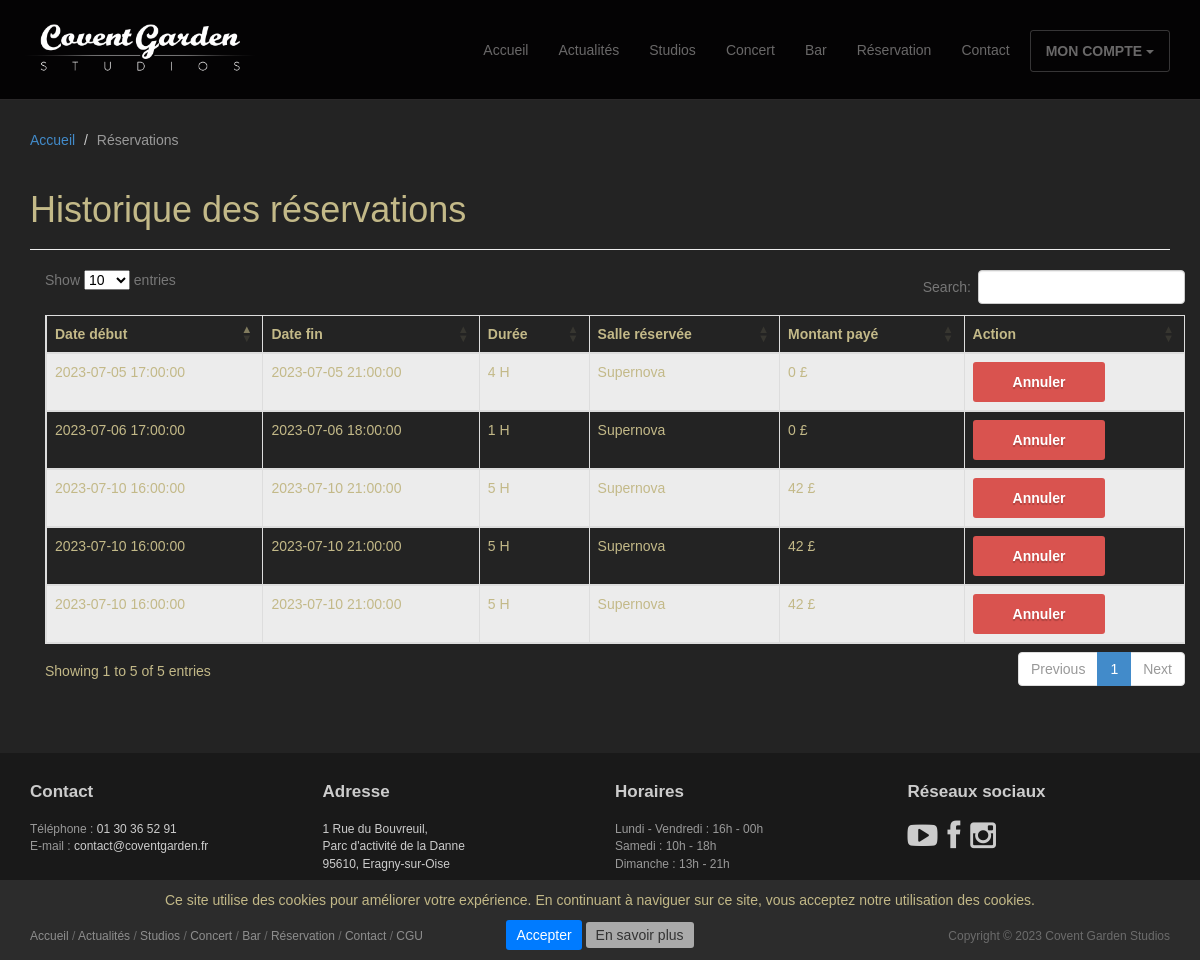
/compte/mes_reservations/ (signed in), run on the app's committed database.
### studios/models.py (models this page shows, shortened)
class Reservation(models.Model):
    class Status(models.TextChoices):
        RESERVED = 'Reserver'
        INPROGRESS = 'En cours'
    description = models.fields.CharField(max_length=1000)
    duration = models.fields.IntegerField(validators=[MinValueValidator(0)])
    date_start = models.DateTimeField(null=False)
    date_end = models.DateTimeField(null=False)
    price = models.fields.IntegerField(validators=[MinValueValidator(1)])
    status = models.fields.CharField(choices=Status.choices, max_length=20)
    salle = models.ForeignKey(Salle, on_delete=models.CASCADE, null=True)
    user = models.ForeignKey(CustomUser, on_delete=models.CASCADE, null=True)
    is_active = models.BooleanField(default=True)

class Salle(models.Model):
    name = models.fields.CharField(max_length=100)
    description = models.fields.CharField(max_length=1000)

### studios/views.py (the view)
# urls.py: path('compte/mes_reservations/', views.BookingsDetailView.as_view(), name='bookings_detail'),
class BookingsDetailView(LoginRequiredMixin, View):
    redirect_field_name = ''
    template_name = "bookings/bookings_detail.html"
    context = {
        "title": "Historique des réservations",
        "breadcrumb": [
            {"view": "home", "name": "Accueil"},
            {"view": None, "name": "Réservations"}]
    }
    def get(self, request):
        self.context["my_groups"] = request.user.my_groups.all()
        reservations = Reservation.objects.filter(user_id=request.user.id)
        self.context["reservations"] = reservations
        return render(request, self.template_name, self.context)

### studios/templates/bookings/bookings_detail.html (shortened to what this page needs)
{% extends 'base/base.html' %}
{% load static %}
{% block header %}
<header id="head" class="secondary"></header>
{% endblock %}
{% block page_header %}
<header class="page-header">
	<h1 class="page-title">{{title}}</h1>
</header>
{% endblock %}
{% block content %}
<div class="container">
	<table id="myTable" class="table table-striped table-bordered dt-responsive nowrap" style="width:100%">
		<thead>
			<tr>
				<th>Date début</th>
				<th>Date fin</th>
				<th>Durée</th>
				<th>Salle réservée</th>
				<th>Montant payé</th>
				<th>Action</th>
			</tr>
		</thead>
		<tbody>
			{% for reservation in reservations %}
				<tr>
					<td>{{ reservation.date_start|date:"Y-m-d H:i:s" }}</td>
					<td>{{ reservation.date_end|date:"Y-m-d H:i:s" }}</td>
					<td>{{ reservation.duration }} H</td>
					<td>{{ reservation.salle.name }}</td>
					<td>{{ reservation.price }} £</td>
					<td>
						<a href="{% url 'set_reservation' reservation.id %}" class="{% if reservation.is_active %}btn btn-danger{% else %}btn btn-success{% endif %}">
							{% if reservation.is_active %} Annuler {% else %} Activer {% endif %}
						</a>
					</td>
				</tr>
			{% endfor %}
		</tbody>
	</table>
</div>
{% endblock %}
{% block style %}
<link rel="stylesheet" type="text/css" href="https://cdn.datatables.net/1.10.25/css/dataTables.bootstrap5.min.css">
<link rel="stylesheet" type="text/css" href="https://cdn.datatables.net/responsive/2.2.9/css/responsive.bootstrap5.min.css">
<link rel="stylesheet" type="text/css" href="https://cdn.datatables.net/1.10.25/css/dataTables.bootstrap5.min.css">
<link rel="stylesheet" type="text/css" href="https://cdn.datatables.net/buttons/1.7.1/css/buttons.bootstrap5.min.css">
{% endblock %}

### studios/templates/base/base.html (shortened to what this page needs)
{% load static %}
<!DOCTYPE html>
<html lang="en">
<head>
    <link rel="stylesheet" href="{% static 'studios/css/familyOpenSans.css' %}" media="screen"/>
    <link rel="stylesheet" href="{% static 'studios/css/bootstrap.min.css' %}"/>
    <link rel="stylesheet" href="{% static 'studios/css/font-awesome.min.css' %}"/>
	<link rel="stylesheet" href="{% static 'studios/css/bootstrap-theme.css' %}" media="screen"/>
	<link rel="stylesheet" href="{% static 'studios/css/main.css' %}"/>
	{% block style %}{% endblock %}
</head>
<body class="home">
	<div class="navbar navbar-inverse navbar-fixed-top headroom" >
		<div class="container">
			<div class="navbar-header">
				<a class="navbar-brand" href="{% url 'home' %}"><img id="navbar-logo" src="{% static 'studios/images/logo.png' %}"></a>
			</div>
			<div class="navbar-collapse collapse">
				<ul class="nav navbar-nav pull-right">
					<li><a href="{% url 'home' %}">Accueil</a></li>
					<li><a href="{% url 'news' %}">Actualités</a></li>
					<li><a href="{% url 'studios' %}">Studios</a></li>
					<li><a href="{% url 'concert' %}">Concert</a></li>
					<li><a href="{% url 'bar' %}">Bar</a></li>
					<li><a href="{% url 'booking' %}">Réservation</a></li>
					<li><a href="{% url 'contact' %}">Contact</a></li>
					{% if user.is_authenticated %}
						<li class="dropdown">
							<a class="btn" href="#" class="dropdown-toggle" data-toggle="dropdown">MON COMPTE <b class="caret"></b></a>
						</li>
					{% else %}
						<li><a class="btn" href="{% url 'account_sign_in_form' %}">CONNEXION / INSCRIPTION</a></li>
					{% endif %}
				</ul>
			</div>
		</div>
	</div>
	{% block header %}{% endblock %}
	<div class="container">
		{% include 'base/base_breadcrumb.html' %}
		<div class="row">
			<article class="col-xs-20 maincontent">
				<div class="container">
					{% block page_header %}{% endblock %}
					{% block content %}{% endblock %}
				</div>
			</article>
		</div>
	</div>
	<footer id="footer" class="top-space">
		<div id="cookieConsentBanner" class="hidden">
			<div id="cookieConsentContent text-center">
			  <p>Ce site utilise des cookies pour améliorer votre expérience. En continuant à naviguer sur ce site, vous acceptez notre utilisation des cookies.</p>
			</div>
			<div id="cookieConsentButtons">
			  <button id="acceptCookiesButton">Accepter</button>
			  <a href="{% url 'eula' %}" id="learnMoreButton">En savoir plus</a>
			</div>
		</div>
		<div class="footer1">
			<div class="container">
				<div class="row">
					<div class="col-md-3 widget">
						<h3 class="widget-title">Contact</h3>
						<div class="widget-body">
							<p>
								Téléphone : <a href="tel:0130365291">01 30 36 52 91</a><br>
								E-mail : <a href="mailto:contact@coventgarden.fr">contact@coventgarden.fr</a>
							</p>
						</div>
					</div>
					<div class="col-md-3 widget">
						<h3 class="widget-title">Adresse</h3>
						<div class="widget-body">
							<p>
 								<a href="https://goo.gl/maps/xwy7vnXwuFTFXfJA8" target="_blank">
 									1 Rue du Bouvreuil,<br>
 									Parc d'activité de la Danne<br>
 									95610, Eragny-sur-Oise
 								</a>
							</p>
						</div>
					</div>
					<div class="col-md-3 widget">
						<h3 class="widget-title">Horaires</h3>
						<div class="widget-body">
							<p>
								Lundi - Vendredi : 16h - 00h<br>
								Samedi : 10h - 18h<br>
								Dimanche : 13h - 21h<br>
							</p>
						</div>
					</div>
					<div class="col-md-3 widget">
						<h3 class="widget-title">Réseaux sociaux</h3>
						<div class="widget-body">
							<p class="follow-me-icons">
								<a target="_blank" href="https://www.youtube.com/user/CoventGardenStudio"><i class="fa fa-youtube-play fa-2"></i></a>
								<a target="_blank" href="https://www.facebook.com/CGS95"><i class="fa fa-facebook fa-2"></i></a>
								<a target="_blank" href="https://www.instagram.com/coventgardenstudios/"><i class="fa fa-instagram fa-2"></i></a>
							</p>
						</div>
					</div>
				</div>
			</div>
		</div>
		<div class="footer2">
			<div class="container">
				<div class="row">
					<div class="col-md-6 widget">
						<div class="widget-body">
							<p class="simplenav">
								<a href="{% url 'home' %}">Accueil</a> /
								<a href="{% url 'news' %}">Actualités</a> /
								<a href="{% url 'studios' %}">Studios</a> /
								<a href="{% url 'concert' %}">Concert</a> /
								<a href="{% url 'bar' %}">Bar</a> /
								<a href="{% url 'booking' %}">Réservation</a> /
								<a href="{% url 'contact' %}">Contact</a> /
								<a href="{% url 'eula' %}">CGU</a>
							</p>
						</div>
					</div>
					<div class="col-md-6 widget">
						<div class="widget-body">
							<p class="text-right">
								Copyright &copy; 2023 Covent Garden Studios</a>
							</p>
						</div>
					</div>
				</div>
			</div>
		</div>
	</footer>
</body>
</html>

### studios/templates/base/base_breadcrumb.html
{% if breadcrumb %}
	<ol class="breadcrumb">
		{% for trail in breadcrumb %}
			{% if not forloop.last %}
				{% if trail.view is not null %}
					<li><a href="{% url trail.view %}">{{trail.name}}</a></li>
				{% else %}
					<li>{{trail.name}}</li>
				{% endif %}
			{% else %}
				<li class="active">{{trail.name}}</li>
			{% endif %}
		{%endfor%}
	</ol>
{% endif %}

### studios/static/studios/css/main.css (style rules this page uses)
#head { background:#181015 url( ../images/bg_header.jpg) no-repeat; background-size: cover; min-height:1020px; text-align: center;padding-top: 275px; color:white; font-family:"Open sans", Helvetica, Arial; font-weight:30; }
#head.secondary { height:100px; min-height: 100px; padding-top:0px; }
.headroom { -webkit-transition: all 0.4s ease-out; -moz-transition: all 0.4s ease-out; -o-transition: all 0.4s ease-out; transition: all 0.4s ease-out; }
h1, h2, h3, h4, h5, h6 { font-family:"Open sans", Helvetica, Arial; }
h1, .h1, h2, .h2, h3, .h3 { margin-top:30px; }
.page-title { margin-top:20px; font-weight:300; }
.breadcrumb { background:none; padding:0; margin:30px 0 0px 0; }
.top-space { margin-top: 60px; }
img { max-width:100%; }
.footer1 { background: #191919; padding: 30px 0 0 0; font-size: 12px; color: #999; }
.footer1 a { color: #ccc; }
.footer1 .widget { margin-bottom:30px; }
.footer1 .widget-title { font-size: 17px; font-weight: bold; color: #ccc; margin: 0 0 20px; }
.follow-me-icons { font-size:30px; }
.follow-me-icons i { float:left; margin:0 10px 0 0; }
.footer2 { background: #191919; padding: 15px 0; color: #777; font-size: 12px; }
.footer2 a { color: #aaa; }
.footer2 p { margin: 0; }
body { background-color: #232323; color: #c3b988; font-family: 'Ubuntu', sans-serif; }
#cookieConsentBanner { position: fixed; bottom: 0; left: 0; width: 100%; background-color:#5555; padding: 10px; text-align: center; z-index: 9999; }
#acceptCookiesButton { background-color: #007bff; color: #fff; border: none; padding: 5px 10px; border-radius: 3px; cursor: pointer; }
#learnMoreButton { background-color:#aaa; color: #333; border: none; padding: 5px 10px; border-radius: 3px; text-decoration: none; cursor: pointer; }

### data on the page
Reservation: date_start "2023-07-06 17:00:00", date_end "2023-07-06 18:00:00", duration "1", salle.name "Supernova", price "0", is_active "Annuler"
Reservation: date_start "2023-07-05 17:00:00", date_end "2023-07-05 21:00:00", duration "4", salle.name "Supernova", price "0", is_active "Annuler"
Reservation: date_start "2023-07-10 16:00:00", date_end "2023-07-10 21:00:00", duration "5", salle.name "Supernova", price "42", is_active "Annuler"
Reservation: date_start "2023-07-10 16:00:00", date_end "2023-07-10 21:00:00", duration "5", salle.name "Supernova", price "42", is_active "Annuler"
Reservation: date_start "2023-07-10 16:00:00", date_end "2023-07-10 21:00:00", duration "5", salle.name "Supernova", price "42", is_active "Annuler"

### other printed values
{{ trail.name }} "Accueil"
{{ trail.name }} "Réservations"
{{ title }} "Historique des réservations"
